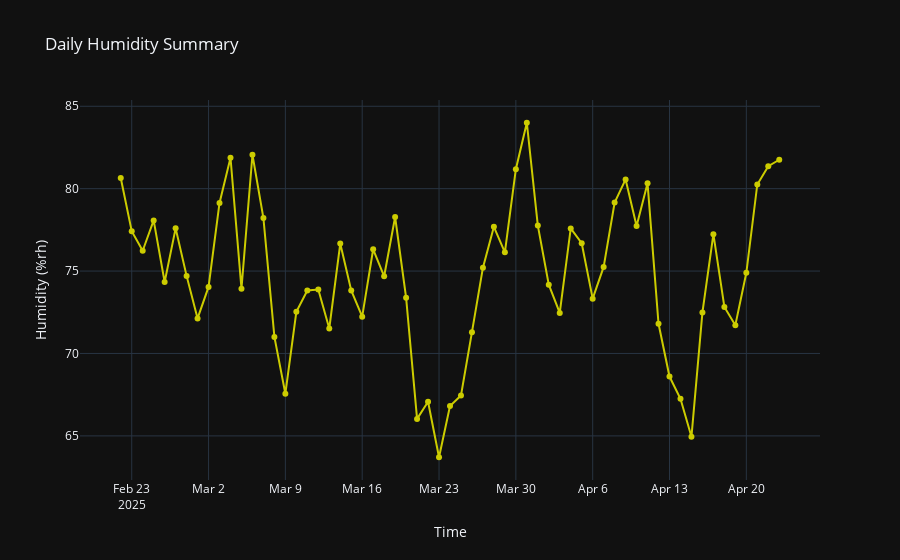

The cell this chart's notebook holds for it:
### Markdown cell above
##### Humidity Visualizations

### Code cell
fig_hum = go.Figure()

# Now x = df.index
fig_hum.add_trace(go.Scatter(x=hum_data_day.index, y=hum_data_day[('Hum', 'mean')], 
                         mode='lines+markers', 
                         name='Mean Hum',
                         line=dict(color='#CCCC00'),
                         marker=dict(color='#CCCC00')))

# Add titles and labels
fig_hum.update_layout(
    title='Daily Humidity Summary',
    xaxis_title='Time',
    yaxis_title='Humidity (%rh)',
    template='plotly_dark'
)

# Show the plot
fig_hum.show()
